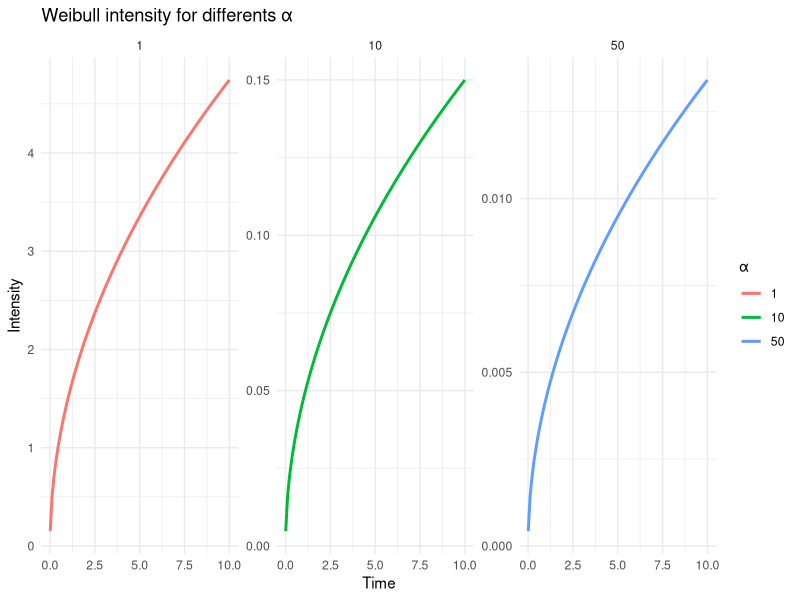
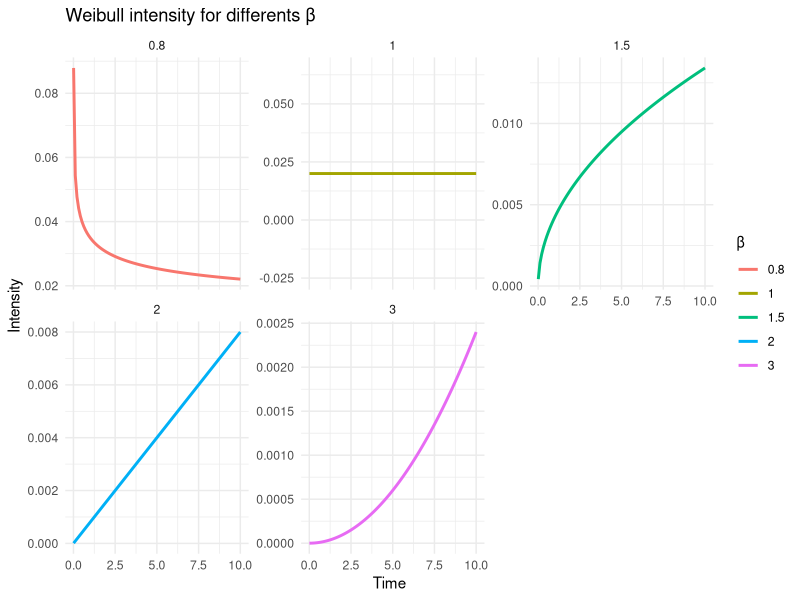
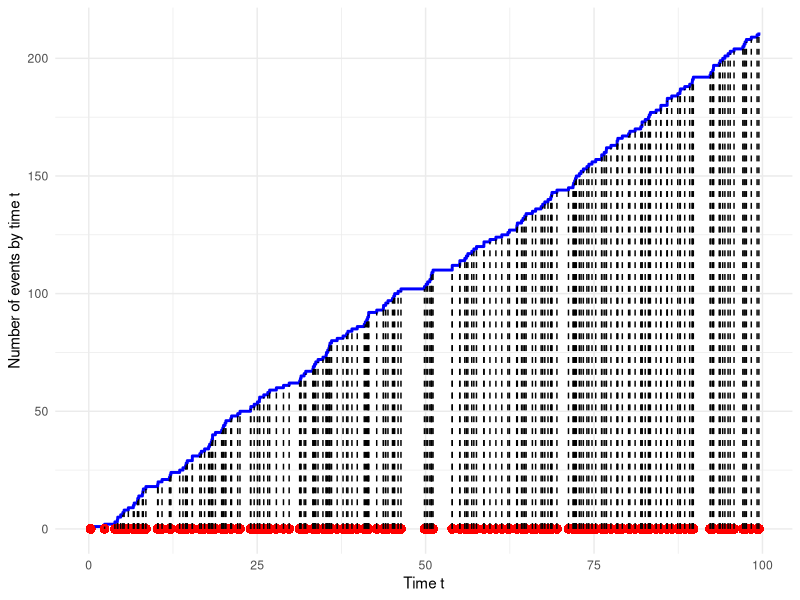
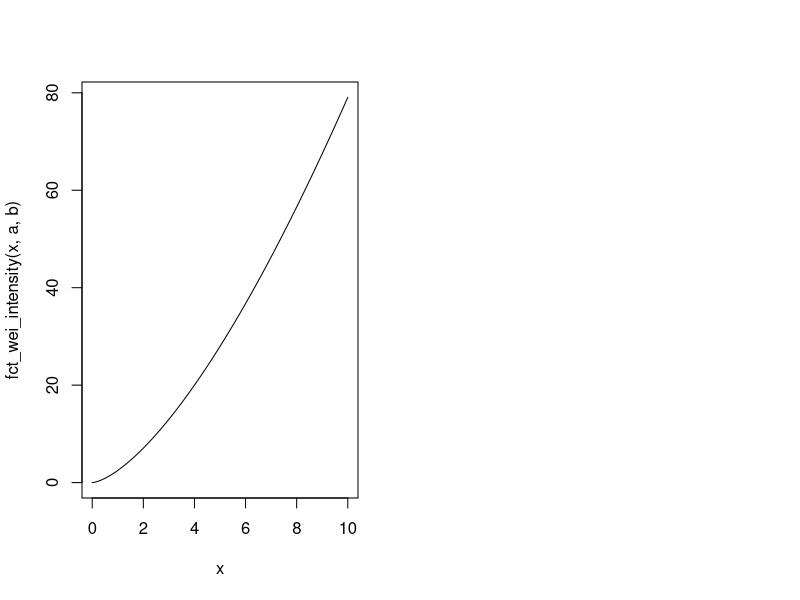
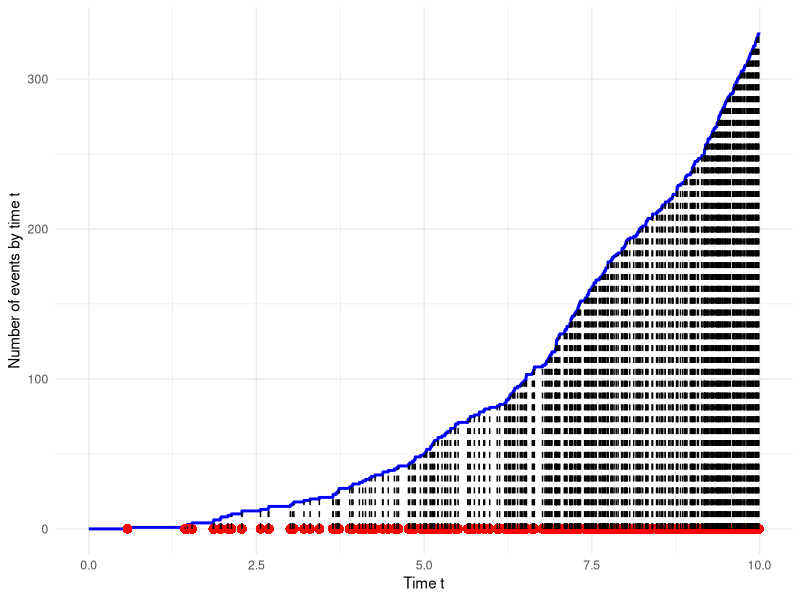
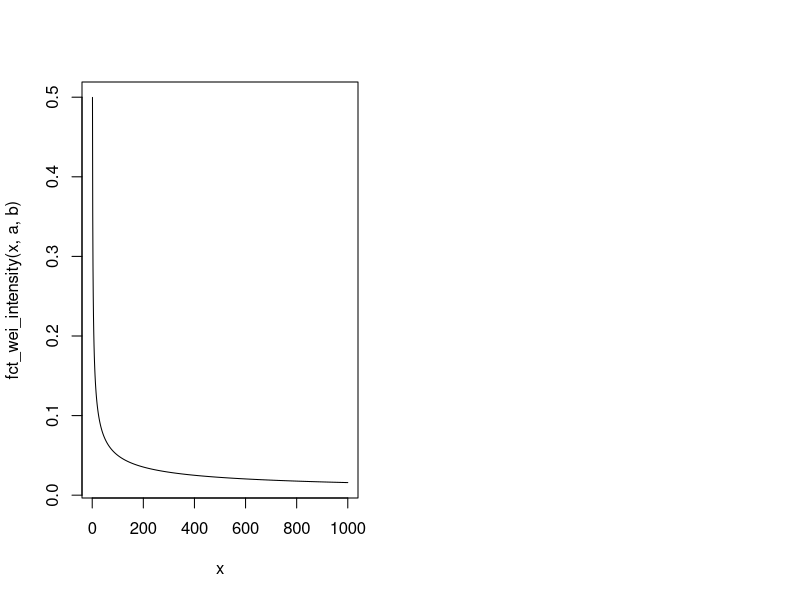
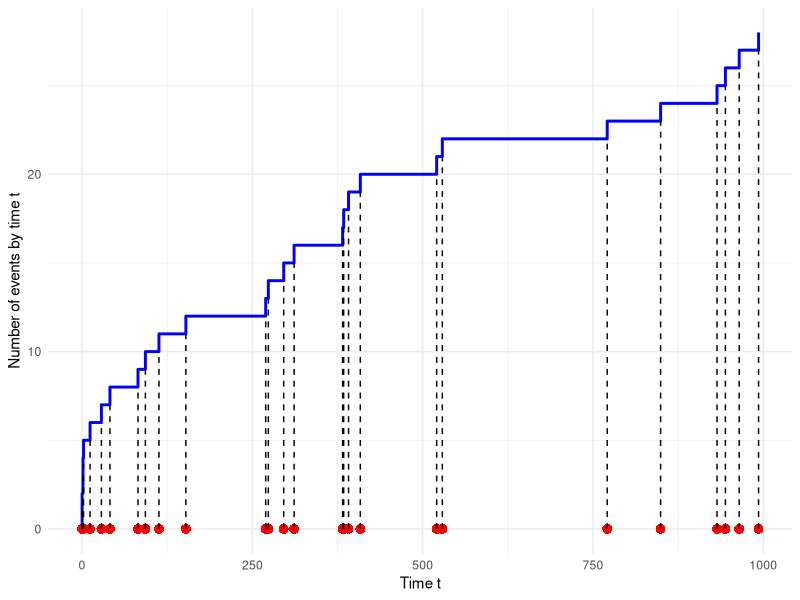

Recreate these plots in R, in order. (Note: this script raises an error after producing the figures.)
## ---- chunk 1
knitr::opts_chunk$set(echo = TRUE)
## ---- chunk 2
library(ggplot2)
## ---- chunk 3
fct_wei_intensity <- function(x,a,b){return((b/a)*(x/a)**(b-1))}
fct_wei_cumu <- function(x,a,b){return((x/a)**(b))}
## ---- chunk 4
#library(shiny)

#ui <- fluidPage(
#  titlePanel("Interactive curve of Weibull intensity"),
#  sidebarLayout(
#    sidebarPanel(
#      sliderInput("a", "Parameter alpha:", min = 1, max = 2000, value = 50),
#      sliderInput("b", "Parameter beta:", min = 0.1, max = 3, value = 0.9, step = 0.01)
#    ),
#    mainPanel(
#      plotOutput("plot")
#    )
#  )
#)

#server <- function(input, output) {
#  output$plot <- renderPlot({
#    curve(fct_wei_intensity(x,input$a, input$b), from = 0, to = 10, col = "blue",
#          xlab = "Time", ylab = "Intensity")
#  })
#}

#shinyApp(ui = ui, server = server)
## ---- chunk 5
library(ggplot2)

alpha_values <- c(1,10,50)
beta <- 1.5
t <- seq(0.01, 10, length.out = 100)

data <- do.call(rbind, lapply(alpha_values, function(alpha) {
  data.frame(
    t = t,
    alpha = alpha,
    h_t = fct_wei_intensity(t, alpha, beta)
  )
}))


plot <- ggplot(data, aes(x = t, y = h_t, color = as.factor(alpha))) +
  geom_line(linewidth = 1) +
  labs(title = "Weibull intensity for differents α",
       x = "Time",
       y = "Intensity",
       color = "α") +
  theme_minimal() +
  facet_wrap(~ alpha, scales = "free_y")

print(plot)

## ---- chunk 6
library(ggplot2)

alpha <- 50
beta_values <- c(0.8,1, 1.5, 2, 3)
t <- seq(0.01, 10, length.out = 100)

data <- do.call(rbind, lapply(beta_values, function(beta) {
  data.frame(
    t = t,
    beta = beta,
    h_t = fct_wei_intensity(t, alpha, beta)
  )
}))


plot <- ggplot(data, aes(x = t, y = h_t, color = as.factor(beta))) +
  geom_line(linewidth = 1) +
  labs(title = "Weibull intensity for differents β",
       x = "Time",
       y = "Intensity",
       color = "β") +
  theme_minimal() +
  facet_wrap(~ beta, scales = "free_y")

print(plot)

## ---- chunk 7
simulPPh <- function(lambda,Tmax)
{
  N_tmax = rpois(1, lambda*Tmax)
  unif = sort(runif(N_tmax, 0, Tmax))
  return(unif)
}
## ---- chunk 8
plot.PP <- function(PP) {
  df <- data.frame(
    time = c(0, PP),
    count = 0:length(PP)
  )
  
  points_df <- data.frame(
    time = PP,
    count = rep(0, length(PP))
  )
  
  ggplot(df, aes(x = time, y = count)) +
    geom_step(direction = "hv", color = "blue", size = 1) +
    geom_point(data = points_df, aes(x = time, y = count), shape = 16, color = "red", size = 3) +
    geom_segment(data = points_df, aes(x = time, xend = time, y = count, yend = match(time, PP) - 1),
                 linetype = "dashed", color = "black") +
    labs(x = "Time t", y = "Number of events by time t") +
    theme_minimal()
}
## ---- chunk 9
PPh = simulPPh(2,100)
plot.PP(PPh)
## ---- chunk 10
simulPPi <- function(Tmax, M, a, b) {
  hpp = simulPPh(M, Tmax)
  
  unif = runif(length(hpp), 0, M)
  
  selected = (unif <= fct_wei_intensity(hpp, a, b))
  
  return(sort(hpp[selected]))
}
## ---- chunk 11
Tmax=10
b=2.5
a=1
M = (b/a)*(Tmax/a)**(b-1) 
PPi = simulPPi(Tmax,M,a,b)
par(mfrow=c(1,2))
curve(fct_wei_intensity(x,a,b),from=0,to=Tmax,n=1000)
plot.PP(PPi)
## ---- chunk 12
Tmax=1000
b=0.5
a=1
M = 10000
PPi2= simulPPi(Tmax,M,a ,b)

par(mfrow=c(1,2))
curve(fct_wei_intensity(x,a,b),from=0,to=Tmax,n=1000)
plot.PP(PPi2)
## ---- chunk 13
Tmax=1000
b=2.5
a=1
M = (b/a)*(Tmax/a)**(b-1)
PPi1 = simulPPi(Tmax, M, a, b) 
## ---- chunk 14
Tmax=1000
b=2.5
a=30
M = (b/a)*(Tmax/a)**(b-1)
PPi3 = simulPPi(Tmax, M, a, b) 
## ---- chunk 15
Tmax=1000
b=0.8
a=1
M = 10000
PPi2= simulPPi(Tmax, M, a, b)
## ---- chunk 16
Tmax=1000
b=0.8
a=30
M = 10000
PPi4= simulPPi(Tmax, M, a, b)
## ---- chunk 17
MLE <- function(PPi,Tmax)
{
  Nt = length(PPi)
  mle_beta = 1/(log(Tmax) - (1/Nt)*sum(log(PPi)))
  mle_alpha = Tmax*Nt**(-1/mle_beta)
  return(c(mle_alpha,mle_beta))
}
## ---- chunk 18
cat(sprintf("True values : (1, 2.5), estimated values : (%.5f, %.5f)\n", MLE(PPi1, Tmax)[1], MLE(PPi1, Tmax)[2]))
cat(sprintf("True values : (1, 0.8), estimated values : (%.5f, %.5f)\n", MLE(PPi2, Tmax)[1], MLE(PPi2, Tmax)[2]))
cat(sprintf("True values : (30, 2.5), estimated values : (%.5f, %.5f)\n", MLE(PPi3, Tmax)[1], MLE(PPi3, Tmax)[2]))
cat(sprintf("True values : (30, 0.8), estimated values : (%.5f, %.5f)\n", MLE(PPi4, Tmax)[1], MLE(PPi4, Tmax)[2]))
## ---- chunk 19
# Parameters
# b <- 0.5
# a <- 10
# Tillustr <- 1:10000
# 
# # Simulation of the MLEs
# MLE1 <- numeric(length(Tillustr))
# MLE2 <- numeric(length(Tillustr))
# 
# for (i in seq_along(Tillustr)) {
#   Tvar <- Tillustr[i]
#   ppi <- simulPPi(Tvar,10000, a, b)  # Function simulPPi
#   MLE_values <- MLE(ppi, Tvar)  # Function MLE
#   MLE1[i] <- MLE_values[1]
#   MLE2[i] <- MLE_values[2]
# }
# 
# # Create dataframe with the data
# data <- data.frame(
#   Tmax = Tillustr,
#   MLE1 = MLE1
# )
# 
# data <- na.omit(data)  # Delete line that contain NA
# 
# # Verify the extrema values
# max_Tmax <- max(data$Tmax, na.rm = TRUE)
# max_MLE1 <- max(data$MLE1, na.rm = TRUE)
# 
# # Trace the graph
# ggplot(data, aes(x = Tmax, y = MLE1)) +
#   geom_line(color = "blue", linewidth = 1) +
#   geom_hline(yintercept = b, color = "red", linetype = "dashed", linewidth = 1.2) +  # Horizontal line for b
#   labs(
#     x = "Tmax",
#     y = expression(beta),
#     title = "Convergence of Beta as a function of Tmax"
#   ) +
#   scale_x_continuous(limits = c(0, max_Tmax)) +  # Ajusts limits of the X axis
#   scale_y_continuous(limits = c(0, max_MLE1)) +  # Ajusts limits of the Y axis
#   theme_minimal()
## ---- chunk 20
# # Create dataframe with the data
# data <- data.frame(
#   Tmax = Tillustr,
#   MLE2 = MLE2
# )
# 

# data <- na.omit(data)  # Delete rows with NA value
# 
# # Verify the extrema
# max_Tmax <- max(data$Tmax, na.rm = TRUE)
# max_MLE2 <- max(data$MLE2, na.rm = TRUE)
# 
# # Trace the graph
# ggplot(data, aes(x = Tmax, y = MLE2)) +
#   geom_line(color = "blue", linewidth = 1) + 
#   geom_hline(yintercept = a, color = "red", linetype = "dashed", linewidth = 1.2) +  # Horizontal line for b
#   labs(
#     x = "Tmax",
#     y = expression(alpha),
#     title = "Convergence of Alpha as a function of Tmax"
#   ) +
#   scale_x_continuous(limits = c(0, max_Tmax)) +  # Ajusts limits of the X axis
#   scale_y_continuous(limits = c(0, max_MLE2)) +  # Ajusts limits of the Y axis
#   theme_minimal()

## ---- chunk 21
IC_beta <- function(PPi,Tmax,epsilon)
  {
  Nt=length(PPi)
  chi2_lower <- qchisq(epsilon / 2, df = 2 * Nt)
  chi2_upper <- qchisq(1 - epsilon / 2, df = 2 * Nt)
  
  lower_bound <- (MLE(PPi,Tmax)[2]* chi2_lower) / (2 * Nt)
  upper_bound <- (MLE(PPi,Tmax)[2] * chi2_upper) / (2 * Nt)
  
  return(c(lower_bound, upper_bound))

}
## ---- chunk 22
IC_beta_asymp<- function(PPi,Tmax,epsilon)
{
  Nt=length(PPi)
  z <- qnorm(1 - epsilon / 2)
  
  lower_bound <- MLE(PPi,Tmax)[2] * (1 - z / sqrt(Nt))
  upper_bound <- MLE(PPi,Tmax)[2] * (1 + z / sqrt(Nt))
  
  return(c(lower = lower_bound, upper = upper_bound))
}

## ---- chunk 23
IC_alpha_asymptotic <- function(PPi,Tmax,epsilon)
{
  Nt=length(PPi)
  z <- qnorm(1 - epsilon/2)
  lower_bound <- (MLE(PPi,Tmax)[1])*exp(-(log(Tmax)/sqrt(Nt)) * z)
  upper_bound <- (MLE(PPi,Tmax)[1])*exp(+(log(Tmax)/sqrt(Nt)) * z)
  return(c(lower_bound,upper_bound))
}
## ---- chunk 24
cat(sprintf("Asymptotic interval for alpha = 1 with beta = 2.5 : [%.5f, %.5f]\n", IC_alpha_asymptotic(PPi1,Tmax,0.05)[1], IC_alpha_asymptotic(PPi1,Tmax,0.05)[2]))
cat(sprintf("Asymptotic interval for alpha = 1 with beta = 0.8 : [%.5f, %.5f]\n", IC_alpha_asymptotic(PPi2,Tmax,0.05)[1], IC_alpha_asymptotic(PPi2,Tmax,0.05)[2]))
cat(sprintf("Asymptotic interval for alpha = 30 with beta = 2.5  : [%.5f, %.5f]\n", IC_alpha_asymptotic(PPi3,Tmax,0.05)[1], IC_alpha_asymptotic(PPi3,Tmax,0.05)[2]))
cat(sprintf("Asymptotic interval for alpha = 30 with beta = 0.8 : [%.5f, %.5f]\n", IC_alpha_asymptotic(PPi4,Tmax,0.05)[1], IC_alpha_asymptotic(PPi4,Tmax,0.05)[2]))
## ---- chunk 25
cat(sprintf("Asymptotic interval for beta = 2.5 with alpha=1: [%.5f, %.5f]\n", IC_beta_asymp(PPi1,Tmax,0.05)[1], IC_beta_asymp(PPi1,Tmax,0.05)[2]))
cat(sprintf("Asymptotic interval for beta = 0.8 with alpha=1: [%.5f, %.5f]\n", IC_beta_asymp(PPi2,Tmax,0.05)[1], IC_beta_asymp(PPi2,Tmax,0.05)[2]))
cat(sprintf("Asymptotic interval for beta = 2.5 with alpha=30: [%.5f, %.5f]\n", IC_beta_asymp(PPi3,Tmax,0.05)[1], IC_beta_asymp(PPi3,Tmax,0.05)[2]))
cat(sprintf("Asymptotic interval for beta = 0.8 with alpha=30: [%.5f, %.5f]\n", IC_beta_asymp(PPi4,Tmax,0.05)[1], IC_beta_asymp(PPi4,Tmax,0.05)[2]))
## ---- chunk 26
cat(sprintf("Confidence interval for beta = 2.5 with alpha=1: [%.5f, %.5f]\n", IC_beta(PPi1,Tmax,0.05)[1], IC_beta_asymp(PPi1,Tmax,0.05)[2]))
cat(sprintf("Confidence interval for beta = 0.8 with alpha=1: [%.5f, %.5f]\n", IC_beta(PPi2,Tmax,0.05)[1], IC_beta_asymp(PPi2,Tmax,0.05)[2]))
cat(sprintf("Confidence interval for beta = 2.5 with alpha=30: [%.5f, %.5f]\n", IC_beta(PPi3,Tmax,0.05)[1], IC_beta_asymp(PPi3,Tmax,0.05)[2]))
cat(sprintf("Confidence interval for beta = 0.8 with alpha=30: [%.5f, %.5f]\n", IC_beta(PPi4,Tmax,0.05)[1], IC_beta_asymp(PPi4,Tmax,0.05)[2]))
## ---- chunk 27
data <- read.csv("time_failure_boeing.csv", header = TRUE)
## ---- chunk 28
data_reduced = data[, c("B09", "B12", "B13")]
data_reduced$B09_T <- cumsum(data_reduced$B09)
data_reduced$B12_T <- cumsum(data_reduced$B12)
data_reduced$B13_T <- cumsum(data_reduced$B13)
## ---- chunk 29
library(ggplot2)
data_long <- data.frame(
  Time = c(data_reduced$B09_T, data_reduced$B12_T, data_reduced$B13_T),
  Count = rep(1:nrow(data_reduced), times = 3),
  Plane = rep(c("B09", "B12", "B13"), each = nrow(data_reduced))
)
## ---- chunk 30
par(mfrow = c(3, 1))

for (plane in unique(data_long$Plane)) {
  plane_data <- data_long[data_long$Plane == plane, ]
  plot(plane_data$Time, plane_data$Count, type = "s", lwd = 1, col = "black",
       xlab = "Time", ylab = "Number of failures", 
       main = paste("Plane:", plane), xaxs = "i", yaxs = "i")
  
  for (i in seq_along(plane_data$Time)) {
    lines(c(plane_data$Time[i], plane_data$Time[i]), 
          c(0, plane_data$Count[i]), 
          lty = 2, col = "gray")
  }
}
## ---- chunk 31
data_reduced_cleaned <- lapply(data_reduced[c("B09_T", "B12_T", "B13_T")], function(col) {
  na.omit(col)
})
mle_results <- lapply(data_reduced_cleaned, function(col) {
  Tmax <- max(na.omit(col))
  MLE(col, Tmax) 
})
mle_results
## ---- chunk 32
par(mfrow = c(3, 1))
colname <- c("B09", "B12", "B13")
for (i in 1:length(mle_results)) {
  a <- mle_results[[i]][1]
  b <- mle_results[[i]][2]
  
  Tmax <- max(data_reduced_cleaned[[i]])
  curve(fct_wei_intensity(x, a, b), from = 0, to = Tmax, n = 1000, 
        xlab = "Time", ylab = "Intensity", main =paste(colname[i], ", alpha :", round(a, 2), ", beta :", round(b, 2)), 
        col = "blue", lwd = 2)
  
}

par(mfrow = c(1, 1))
## ---- chunk 33
IC_alpha_results <- lapply(data_reduced_cleaned, function(col) {
  Tmax <- max(na.omit(col))
  IC_alpha_asymptotic(col, Tmax, 0.05) 
})
IC_alpha_results
## ---- chunk 34
IC_beta_results <- lapply(data_reduced_cleaned, function(col) {
  Tmax <- max(na.omit(col))
  IC_beta(col, Tmax, 0.05) 
})
IC_beta_results
## ---- chunk 35
NB_failure_results <- lapply(data_reduced_cleaned, function(col) {
  Tmax <- max(na.omit(col))
  fct_wei_cumu(Tmax,  MLE(col, Tmax)[1], MLE(col, Tmax)[2]) 
})
NB_failure_results
## ---- chunk 36
data_maintenance <- read.csv("time_faillure_with_reparation_boeing.csv", header = TRUE)
data_maintenance$B08_before_T <- cumsum(data_maintenance$B08_before)
data_maintenance$B08_after_T <- cumsum(data_maintenance$B08_after)
data_maintenance$B09_before_T <- cumsum(data_maintenance$B09_before)
data_maintenance$B09_after_T <- cumsum(data_maintenance$B09_after)
## ---- chunk 37
library(tidyr)
data_long <-na.omit(pivot_longer(
  data_maintenance, 
  cols = starts_with("B"),
  names_to = c("Plane", "State"),
  names_pattern = "(B\\d+)_(before|after)_T", 
  values_to = "Value"
))
## ---- chunk 38
par(mfrow = c(2, 2))

planes <- unique(data_long$Plane)
states <- unique(data_long$State)

for (plane in planes) {
  for (state in states) {
    plane_data <- data_long[data_long$Plane == plane & data_long$State == state, ]
    
    plot(plane_data$Value, seq_along(plane_data$Value), type = "s", lwd = 1, 
         col = ifelse(state == "before", "blue", "green"),
         xlab = "time", ylab = "Number of failures",
         main = paste("Plane:", plane, "-", state), xaxs = "i", yaxs = "i")
    
    for (i in seq_along(plane_data$Value)) {
      lines(c(plane_data$Value[i], plane_data$Value[i]), 
            c(0, i), 
            lty = 2, col = "gray")
    }
  }
}

## ---- chunk 39
mle_reparation_results <- lapply(data_maintenance[c("B08_before_T", "B08_after_T", "B09_before_T", "B09_after_T")], function(col) {
  Tmax <- max(na.omit(col))
  MLE(na.omit(col), Tmax) 
})
mle_reparation_results
## ---- chunk 40
mle_results <- list(
  B08 = list(before = mle_reparation_results$B08_before_T, 
             after = mle_reparation_results$B08_after_T),
  B09 = list(before = mle_reparation_results$B09_before_T, 
             after = mle_reparation_results$B09_after_T)
)

## ---- chunk 41
par(mfrow = c(2, 2))

planes <- names(mle_results)
states <- c("before", "after")
i = 1
for (plane in planes) {
  for (state in states) {
    params <- mle_results[[plane]][[state]]
    a <- params[1]
    b <- params[2]
    
    Tmax <- max(na.omit(data_maintenance[c("B08_before_T", "B08_after_T", "B09_before_T", "B09_after_T")][i]))
    i <- i+1

    curve(fct_wei_intensity(x, a, b), from = 0, to = Tmax, n = 1000,
          xlab = "Time", ylab = "Intensity", 
          main = paste(plane, state, ", alpha:", round(a, 2), ", beta:", round(b, 2)),
          col = ifelse(state == "before", "blue", "green"), lwd = 2)
  }
}

par(mfrow = c(1, 1))

## ---- chunk 42
IC_alpha_results_reparation <- lapply(data_maintenance[c("B08_before_T", "B08_after_T", "B09_before_T", "B09_after_T")], function(col) {
  Tmax <- max(na.omit(col))
  IC_alpha_asymptotic(na.omit(col), Tmax, 0.05) 
})
IC_alpha_results_reparation
## ---- chunk 43
IC_beta_results_reparation <- lapply(data_maintenance[c("B08_before_T", "B08_after_T", "B09_before_T", "B09_after_T")], function(col) {
  Tmax <- max(na.omit(col))
  IC_beta(na.omit(col), Tmax, 0.05) 
})
IC_beta_results_reparation
## ---- chunk 44
NB_failure_results_reparation <- lapply(data_maintenance[c("B08_before_T", "B08_after_T", "B09_before_T", "B09_after_T")], function(col) {
  Tmax <- max(na.omit(col))
  fct_wei_cumu(Tmax,  MLE(na.omit(col), Tmax)[1], MLE(na.omit(col), Tmax)[2]) 
})
NB_failure_results_reparation
